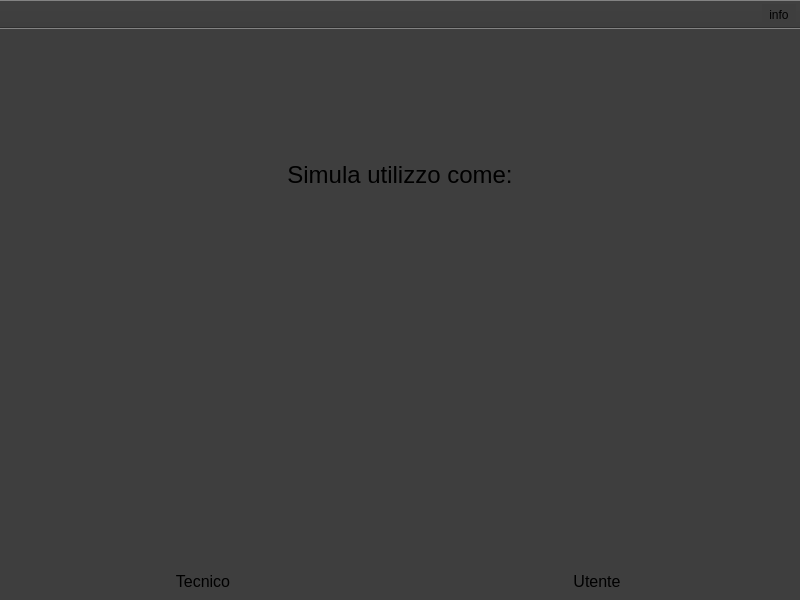
<?xml version="1.0" encoding="UTF-8"?>
<ui version="4.0">
 <class>MainWindow</class>
 <widget class="QMainWindow" name="MainWindow">
  <property name="geometry">
   <rect>
    <x>0</x>
    <y>0</y>
    <width>800</width>
    <height>600</height>
   </rect>
  </property>
  <property name="sizePolicy">
   <sizepolicy hsizetype="Fixed" vsizetype="Fixed">
    <horstretch>0</horstretch>
    <verstretch>0</verstretch>
   </sizepolicy>
  </property>
  <property name="minimumSize">
   <size>
    <width>800</width>
    <height>600</height>
   </size>
  </property>
  <property name="maximumSize">
   <size>
    <width>800</width>
    <height>600</height>
   </size>
  </property>
  <property name="windowTitle">
   <string>GetFat | Main</string>
  </property>
  <property name="windowIcon">
   <iconset resource="risorse.qrc">
    <normaloff>:/risorse/distributore.png</normaloff>:/risorse/distributore.png</iconset>
  </property>
  <property name="styleSheet">
   <string notr="true">background-color: rgb(62, 62, 62)</string>
  </property>
  <widget class="QWidget" name="centralwidget">
   <layout class="QVBoxLayout" name="verticalLayout_4">
    <item>
     <layout class="QVBoxLayout" name="verticalLayout_3">
      <item>
       <widget class="QLabel" name="label">
        <property name="font">
         <font>
          <pointsize>18</pointsize>
         </font>
        </property>
        <property name="text">
         <string>Simula utilizzo come:</string>
        </property>
        <property name="alignment">
         <set>Qt::AlignCenter</set>
        </property>
       </widget>
      </item>
      <item>
       <layout class="QHBoxLayout" name="horizontalLayout">
        <item>
         <layout class="QVBoxLayout" name="verticalLayout">
          <item>
           <widget class="QPushButton" name="buttonTecnico">
            <property name="sizePolicy">
             <sizepolicy hsizetype="Preferred" vsizetype="Preferred">
              <horstretch>0</horstretch>
              <verstretch>0</verstretch>
             </sizepolicy>
            </property>
            <property name="styleSheet">
             <string notr="true">#buttonTecnico {
background-color: transparent;
border-image: url(:/risorse/tecnico.png);
background: none;
border: none;
background-repeat: none;
border-color:  black;
}

#buttonTecnico:Hover{
background-color: white;
}

#buttonTecnico:Pressed{
background-color: black;
}



</string>
            </property>
            <property name="text">
             <string/>
            </property>
           </widget>
          </item>
          <item>
           <widget class="QLabel" name="label_2">
            <property name="sizePolicy">
             <sizepolicy hsizetype="Preferred" vsizetype="Preferred">
              <horstretch>0</horstretch>
              <verstretch>0</verstretch>
             </sizepolicy>
            </property>
            <property name="maximumSize">
             <size>
              <width>16777215</width>
              <height>20</height>
             </size>
            </property>
            <property name="font">
             <font>
              <pointsize>12</pointsize>
             </font>
            </property>
            <property name="text">
             <string>Tecnico</string>
            </property>
            <property name="alignment">
             <set>Qt::AlignCenter</set>
            </property>
           </widget>
          </item>
         </layout>
        </item>
        <item>
         <layout class="QVBoxLayout" name="verticalLayout_2">
          <item>
           <widget class="QPushButton" name="buttonUtente">
            <property name="sizePolicy">
             <sizepolicy hsizetype="Preferred" vsizetype="Preferred">
              <horstretch>0</horstretch>
              <verstretch>0</verstretch>
             </sizepolicy>
            </property>
            <property name="styleSheet">
             <string notr="true">#buttonUtente {
background-color: transparent;
border-image: url(:/risorse/utente.png);
background: none;
border: none;
background-repeat: none;
}

#buttonUtente:Hover{
background-color: white;
}

#buttonUtente:Pressed{
background-color: black;
}

</string>
            </property>
            <property name="text">
             <string/>
            </property>
           </widget>
          </item>
          <item>
           <widget class="QLabel" name="label_3">
            <property name="sizePolicy">
             <sizepolicy hsizetype="Preferred" vsizetype="Preferred">
              <horstretch>0</horstretch>
              <verstretch>0</verstretch>
             </sizepolicy>
            </property>
            <property name="maximumSize">
             <size>
              <width>16777215</width>
              <height>20</height>
             </size>
            </property>
            <property name="font">
             <font>
              <pointsize>12</pointsize>
             </font>
            </property>
            <property name="text">
             <string>Utente</string>
            </property>
            <property name="alignment">
             <set>Qt::AlignCenter</set>
            </property>
           </widget>
          </item>
         </layout>
        </item>
       </layout>
      </item>
     </layout>
    </item>
   </layout>
  </widget>
  <widget class="QToolBar" name="toolBar">
   <property name="windowTitle">
    <string>toolBar</string>
   </property>
   <property name="layoutDirection">
    <enum>Qt::RightToLeft</enum>
   </property>
   <property name="movable">
    <bool>false</bool>
   </property>
   <property name="iconSize">
    <size>
     <width>40</width>
     <height>40</height>
    </size>
   </property>
   <attribute name="toolBarArea">
    <enum>TopToolBarArea</enum>
   </attribute>
   <attribute name="toolBarBreak">
    <bool>false</bool>
   </attribute>
   <addaction name="actioninfo"/>
  </widget>
  <action name="actioninfo">
   <property name="icon">
    <iconset resource="risorse.qrc">
     <normaloff>:/risorse/info.png</normaloff>:/risorse/info.png</iconset>
   </property>
   <property name="text">
    <string>info</string>
   </property>
  </action>
 </widget>
 <resources>
  <include location="risorse.qrc"/>
 </resources>
 <connections/>
</ui>
